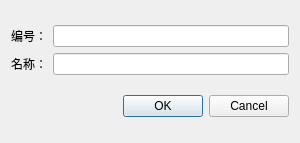
<?xml version="1.0" encoding="UTF-8"?>
<ui version="4.0">
 <class>PsmDlgDepartment</class>
 <widget name="PsmDlgDepartment" class="QDialog">
  <property name="geometry">
   <rect>
    <x>0</x>
    <y>0</y>
    <width>300</width>
    <height>143</height>
   </rect>
  </property>
  <property name="windowTitle">
   <string>科室详细信息</string>
  </property>
  <layout class="QVBoxLayout" name="verticalLayout">
   <item>
    <layout class="QGridLayout" name="gridLayout" columnstretch="0,1" columnminimumwidth="0,1">
     <item row="0" column="0">
      <widget class="QLabel" name="label">
       <property name="text">
        <string>编号：</string>
       </property>
      </widget>
     </item>
     <item row="0" column="1">
      <widget class="QLineEdit" name="leDepartID"/>
     </item>
     <item row="1" column="0">
      <widget class="QLabel" name="label_2">
       <property name="text">
        <string>名称：</string>
       </property>
      </widget>
     </item>
     <item row="1" column="1">
      <widget class="QLineEdit" name="leDepartName"/>
     </item>
    </layout>
   </item>
   <item>
    <widget class="QDialogButtonBox" name="buttonBox">
     <property name="orientation">
      <enum>Qt::Horizontal</enum>
     </property>
     <property name="standardButtons">
      <set>QDialogButtonBox::Cancel|QDialogButtonBox::Ok</set>
     </property>
    </widget>
   </item>
  </layout>
 </widget>
 <resources/>
 <connections>
  <connection>
   <sender>buttonBox</sender>
   <signal>accepted()</signal>
   <receiver>dlgDepartment</receiver>
   <slot>accept()</slot>
   <hints>
    <hint type="sourcelabel">
     <x>248</x>
     <y>254</y>
    </hint>
    <hint type="destinationlabel">
     <x>157</x>
     <y>274</y>
    </hint>
   </hints>
  </connection>
  <connection>
   <sender>buttonBox</sender>
   <signal>rejected()</signal>
   <receiver>dlgDepartment</receiver>
   <slot>reject()</slot>
   <hints>
    <hint type="sourcelabel">
     <x>316</x>
     <y>260</y>
    </hint>
    <hint type="destinationlabel">
     <x>286</x>
     <y>274</y>
    </hint>
   </hints>
  </connection>
 </connections>
</ui>
